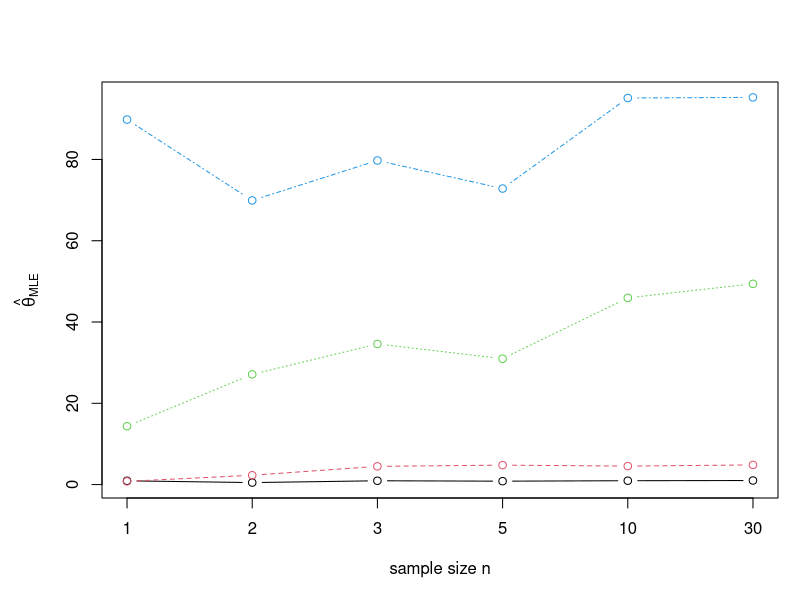
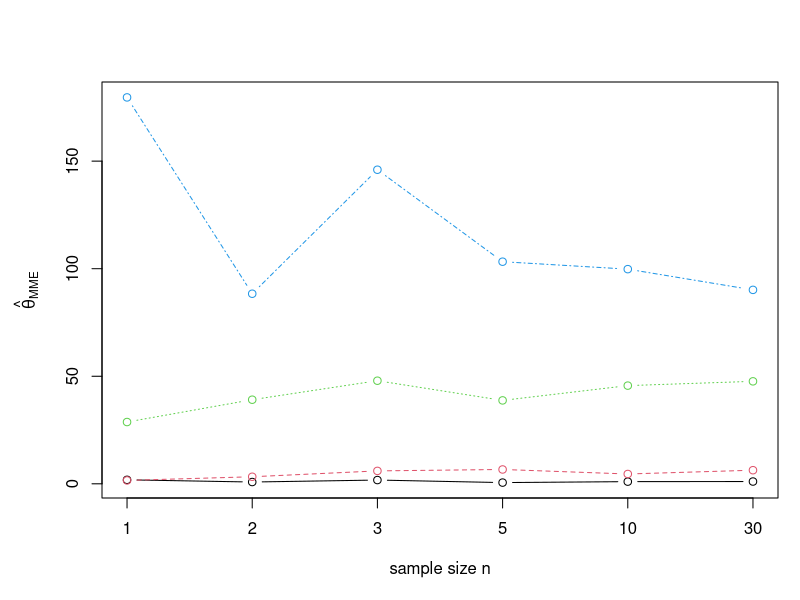
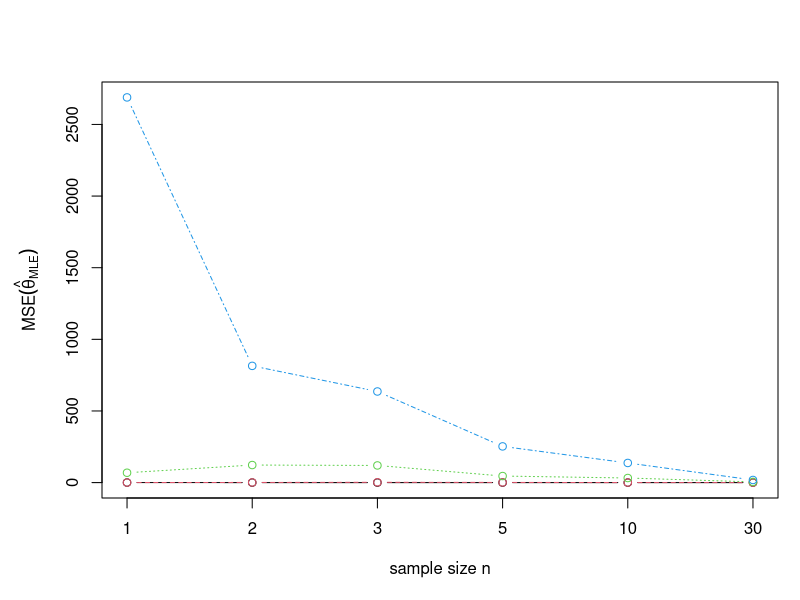
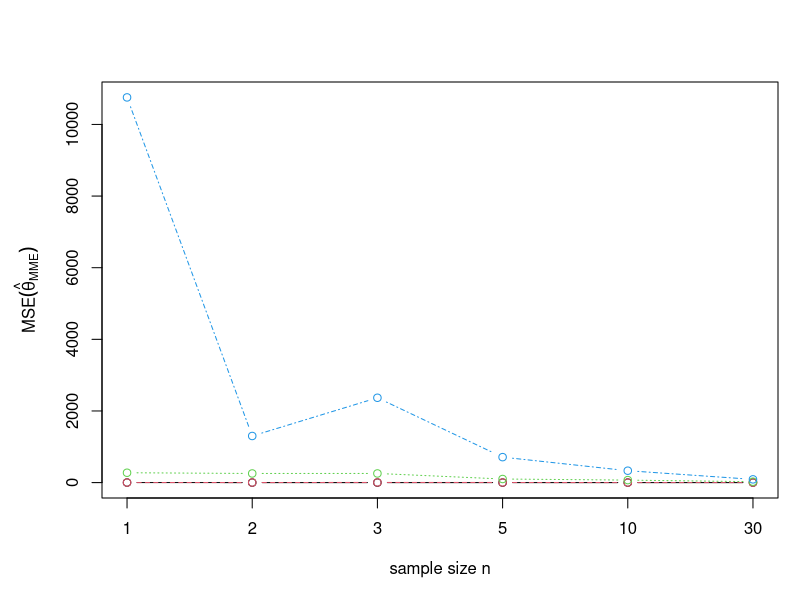

Here is the R script that generated these plots, in order:
# Clear all global values before each run, set plot properties, and set number of sig figs.
par(mar=c(5,5,4,1)+.1)
rm(list = ls())
options(digits = 10)

# Initial values and functions
n = c(1,2,3,5,10,30)
theta = c(1,5,50,100)
getunif = function(x){ # Get 1000 runif values from (0,x)
  return(runif(1000,0,x))
}

theta.mle = c();
theta.mme = c();
mse.mle = c();
mse.mme = c();

# Use monte carlo method to generate population and sample from that population
#population = lapply(theta, getunif)
for(max in theta){
  population = runif(1000,0,max)
  for(sampleSize in n){r =
    # cat("for n=" , sampleSize, "and population in (0 ,",max,")", "\n")
    population.sample = sample(population,sampleSize)
    # Find MLE estimator
    population.sample = sort(population.sample)
    theta.mle = append(theta.mle, population.sample[length(population.sample)])
    # cat("theta.mle", theta.mle[length(theta.mle)], "\n")
    # Find MME estimator
    theta.mme = append(theta.mme, mean(population.sample)*2)
    # cat("theta.mme", theta.mme[length(theta.mme)], "\n")
    
    # Error for MLE
    mse.mle = append(mse.mle, (2*theta.mle[length(theta.mle)]^2/((sampleSize+2)*(sampleSize+1))))
    # cat("mse.mle", mse.mle[length(mse.mle)], "\n")
    # Error for MME
    mse.mme = append(mse.mme , (theta.mme[length(theta.mme)]^2/(3*sampleSize)))
    # cat("mse.mme", mse.mme[length(mse.mme)], "\n")
  }
}

# Create a 6x4 matrix with each colum representing n[i] and each row representing theta[i]
theta.mle.matrix = matrix(theta.mle,ncol = 6, nrow = 4, byrow = TRUE)
theta.mme.matrix = matrix(theta.mme,ncol = 6, nrow = 4, byrow = TRUE)
mse.mle.matrix = matrix(mse.mle,ncol = 6, nrow = 4, byrow = TRUE)
mse.mme.matrix = matrix(mse.mme,ncol = 6, nrow = 4, byrow = TRUE)

# Plot the lines of each theta with respect to n
matplot(t(theta.mle.matrix), type = c("b"),pch=1,col = 1:4, xaxt = "n", 
        xlab = "sample size n", ylab = expression(hat(theta)[MLE]))
axis(1, at=1:6, labels=n)


matplot(t(theta.mme.matrix), type=c("b"),pch=1,col = 1:4, xaxt = "n", 
        xlab = "sample size n", ylab = expression(hat(theta)[MME]))
axis(1, at=1:6, labels=n)

# Plot the errors of each theta with respect to n
matplot(t(mse.mle.matrix), type = c("b"),pch=1,col = 1:4, xaxt = "n", 
        xlab = "sample size n", ylab = expression(MSE(hat(theta)[MLE])))
axis(1, at=1:6, labels=n)


matplot(t(mse.mme.matrix), type = c("b"),pch=1,col = 1:4, xaxt = "n", 
        xlab = "sample size n", ylab = expression(MSE(hat(theta)[MME])))
axis(1, at=1:6, labels=n)


